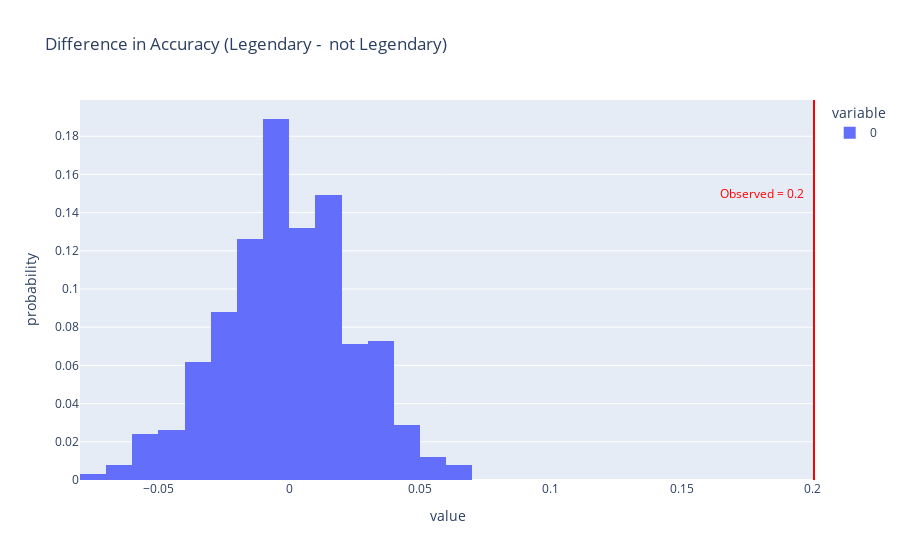

Source (notebook cell):
### Markdown cell above
Let's run a permutation test to see if the difference in accuracy is significant.

Null Hypothesis: The classifier's accuracy is the same for both who is legendary and who is not legendary, and any differences are due to chance.

Alternative Hypothesis: The classifier's accuracy is higher for who is not legendary.

Test statistic: Difference in accuracy (True minus False).

Significance level: 0.05

Since the p-value is 0 which is less than my significance level, I reject the null hypothesis.

### Code cell
obs = results.groupby('Legendary').apply(compute_accuracy).diff().iloc[-1]
diff_in_acc = []
for _ in range(1000):
    s = (
        results[['Legendary', 'pred_result', 'true_result']]
        .assign(Legendary=np.random.permutation(results['Legendary']))
        .groupby('Legendary')
        .apply(compute_accuracy)
        .diff()
        .iloc[-1]
    )
    
    diff_in_acc.append(s)
fig = pd.Series(diff_in_acc).plot(kind='hist', histnorm='probability', nbins=20,
                            title='Difference in Accuracy (Legendary -  not Legendary)')
fig.add_vline(x=obs, line_color='red')
fig.add_annotation(text=f'<span style="color:red">Observed = {round(obs, 2)}</span>',
                   x= -0.02 + obs, showarrow=False, y=0.15)
fig.show()
fig.write_html('FA.html', include_plotlyjs='cdn')

### Figure 1 — Plotly figure (JSON) as saved in the notebook; plotly's stock layout.template omitted (floating-point values rounded to 4 significant figures; data arrays with more than 128 entries replaced by an {"elided": "..."} marker saying what was removed)
{"data": [{"alignmentgroup": "True", "bingroup": "x", "histnorm": "probability", "hovertemplate": "variable=0<br>value=%{x}<br>probability=%{y}<extra></extra>", "legendgroup": "0", "marker": {"color": "#636efa", "pattern": {"shape": ""}}, "name": "0", "nbinsx": 20, "offsetgroup": "0", "orientation": "v", "showlegend": true, "type": "histogram", "x": {"elided": "1000 float values"}, "xaxis": "x", "yaxis": "y"}], "layout": {"annotations": [{"showarrow": false, "text": "<span style=\"color:red\">Observed = 0.2</span>", "x": 0.1806, "y": 0.15}], "barmode": "relative", "legend": {"title": {"text": "variable"}, "tracegroupgap": 0}, "shapes": [{"line": {"color": "red"}, "type": "line", "x0": 0.2006, "x1": 0.2006, "xref": "x", "y0": 0, "y1": 1, "yref": "y domain"}], "title": {"text": "Difference in Accuracy (Legendary -  not Legendary)"}, "xaxis": {"anchor": "y", "domain": [0, 1], "title": {"text": "value"}}, "yaxis": {"anchor": "x", "domain": [0, 1], "title": {"text": "probability"}}}}
